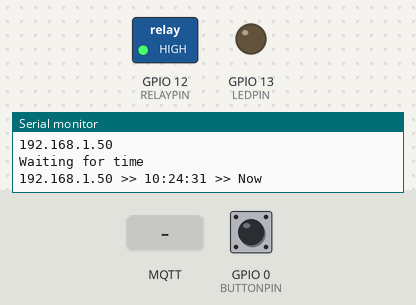
A sketch run on a simulated ESP8266 (NodeMCU). Parts: switched loads named in the sketch (green lamp = pin HIGH), output pins drawn as LEDs (lit = HIGH), the last lines printed to the serial monitor. The inputs (shaded band) are chosen by the test bench; at power-on: GPIO 0 (BUTTONPIN) HIGH. WiFi joins after 1.5 s; servers stay silent unless stated; the local clock reads 2024-03-15 10:24:30 at power-on unless the sketch sets it; no MQTT or app messages arrive unless stated.

Above: at 4.3 s.
4.4 s: GPIO 0 (BUTTONPIN) pulled LOW for 3.2 s
At 7.8 s:
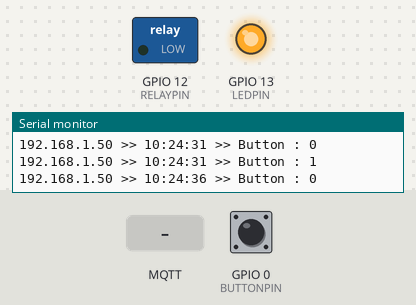
9.1 s: MQTT message "1" arrives on the first subscribed topic
At 10.3 s:
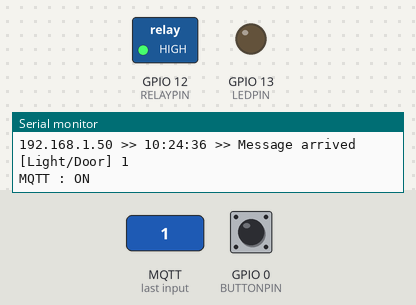
10.6 s: MQTT message "0" arrives on the first subscribed topic
At 12.1 s:
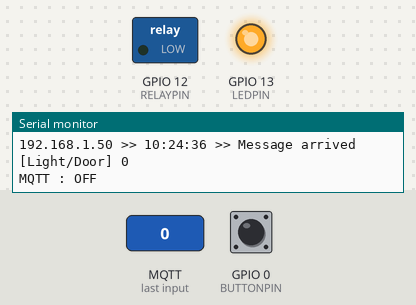
12.6 s: GPIO 0 (BUTTONPIN) pulled LOW for 0.6 s
At 13.6 s:
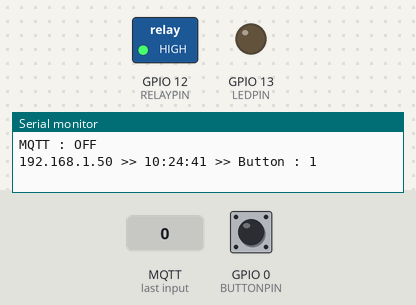
14.7 s: GPIO 0 (BUTTONPIN) pulled LOW for 1 s
At 16.4 s:
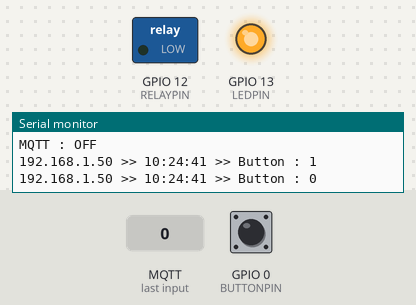
Timing chart, 0 to 17.9 s (numbered marks = the images above; inputs shaded):
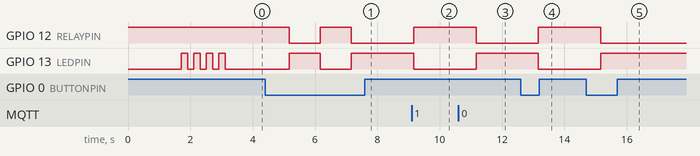

The sketch:

mqtt-SonoffLight.ino
```cpp
#include <ESP8266WiFi.h>
#include <time.h>
int timezone = 7 * 3600;
int dst = 0;
struct tm* p_tm;

#include "Timer.h"
Timer t;
int inputEvent;
int timeEvent;
int mqttEvent;

int updateInterval = 5000;//millisec.
unsigned int h;
unsigned int m;
unsigned int s;
int offTimeH = 6;
int offTimeM = 30;
int onTimeH = 18;
int onTimeM = 0;

#include <PubSubClient.h>
long lastReconnectAttempt = 0;

// Update these with values suitable for your network.
//################################################
const char* ssid = "...";
const char* password = "...";
const char* mqtt_server = "...";
const char* mqtt_user = "...";
const char* mqtt_pass = "...";
const char* myThing = "SONOFF-LIGHT-DOOR";
const char* myTopic = "Light/Door";
//################################################
#define LEDPIN 13
#define RELAYPIN 12
#define BUTTONPIN 0     // the number of the pushbutton pin
int state = 1;
//int workingMode = 1; // 1 = Auto, 0 = Manual

WiFiClient espClient;
PubSubClient client(espClient);

void blinking(int qty=5){
  int n;
  for (n = 1; n < qty ; n++){
    digitalWrite(LEDPIN, LOW);   // Turn the LED on (Note that LOW is the voltage level
    delay(200);                      // Wait for a second
    digitalWrite(LEDPIN, HIGH);  // Turn the LED off by making the voltage HIGH
    delay(200);                      // Wait for two seconds (to demonstrate the active low LED)
  }
}

void updateIO(int state) {
  if (state == 1) {
    digitalWrite(RELAYPIN, HIGH);
    #ifdef LEDPIN
      digitalWrite(LEDPIN, LOW);
    #endif
  } else {
    digitalWrite(RELAYPIN, LOW);
    #ifdef LEDPIN
      digitalWrite(LEDPIN, HIGH);
    #endif
  }
}

void setup() {
  pinMode(LEDPIN, OUTPUT);     // Initialize the BUILTIN_LED pin as an output
  pinMode(RELAYPIN, OUTPUT);
  Serial.begin(115200);
  updateIO(1);

  inputEvent = t.every(1000, readInput);

  setup_wifi();

  client.setServer(mqtt_server, 1883);
  client.setCallback(callback);
  mqttEvent = t.every(1000, mqtt_job);

  configTime(timezone, dst, "th.pool.ntp.org", "192.168.31.1");
  Serial.println("\nWaiting for time");
  while (!time(nullptr)) {
    Serial.print(".");
    delay(1000);
  }
  Serial.println();
  time_t now = time(nullptr);
  p_tm = localtime(&now);
  h = p_tm->tm_hour;
  m = p_tm->tm_min;
  s = p_tm->tm_sec;

  timeEvent = t.every(updateInterval, tikTok);

  printTimeNow();
  Serial.println("Now");
  blinking(5);

  updateIO(1);
  if (client.connect(myThing, mqtt_user, mqtt_pass)) {
    client.publish(myTopic, "1");
    //client.subscribe("Auto/Manual");
    client.subscribe(myTopic);
  }
}

void setup_wifi() {
  delay(10);
  // We start by connecting to a WiFi network
  Serial.println();
  Serial.print("Connecting to ");
  Serial.println(ssid);

  WiFi.begin(ssid, password);

  while (WiFi.status() != WL_CONNECTED) {
    delay(500);
    Serial.print(".");
  }

  Serial.println("");
  Serial.println("WiFi connected");
  Serial.println("IP address: ");
  Serial.println(WiFi.localIP());
}

void callback(char* topic, byte* payload, unsigned int length) {
  payload[length] = '\0';
  String strPayload = String((char*)payload);
  String strTopic = String((char*)topic);

  printTimeNow();
  Serial.print("Message arrived [");
  Serial.print(topic);
  Serial.print("] ");

  Serial.print(strPayload);
  Serial.println();

  if(strTopic == myTopic) {
    if(strPayload == "1"){
      Serial.print("MQTT : ON");
      updateIO(1);
    } else {
      Serial.print("MQTT : OFF");
      updateIO(0);
    }
  }
}

boolean reconnect() {
  if (client.connect(myThing, mqtt_user, mqtt_pass)) {
    //client.subscribe("Auto/Manual");
    client.subscribe(myTopic);
  }
  return client.connected();
}

void mqtt_job(){
  if (!client.connected()) {
    long now = millis();
    if (now - lastReconnectAttempt > 5000) {
      lastReconnectAttempt = now;
      // Attempt to reconnect
      if (reconnect()) {
        lastReconnectAttempt = 0;
      }
    }
  } else {
    // Client connected
    client.loop();
  }
}

void loop() {
  t.update();
}

void tikTok(){
  s = s + (updateInterval / 1000);
  if((s / 60) > 0) {
    s = s % 60;
    m++;
    if(m == 60){
      m = 0;
      h++;
      if(h == 24) h = 0;
    }
  }

  if(h == offTimeH && m == offTimeM){
    printTimeNow();
    Serial.println("Auto : OFF");
    updateIO(0);
    client.publish(myTopic, "0");
  }

  if(h == onTimeH && m == onTimeM){
    printTimeNow();
    Serial.println("Auto : ON");
    updateIO(1);
    client.publish(myTopic, "1");
  }
}

void printTimeNow(){
  Serial.println();
  Serial.print(WiFi.localIP());
  Serial.print(" >> ");
  Serial.print(h); // print the hour (86400 equals secs per day)
  Serial.print(':');
  if ( m < 10 ) {
    // In the first 10 minutes of each hour, we'll want a leading '0'
    Serial.print('0');
  }
  Serial.print(m); // print the minute (3600 equals secs per minute)
  Serial.print(':');
  if ( s < 10 ) {
    // In the first 10 seconds of each minute, we'll want a leading '0'
    Serial.print('0');
  }
  Serial.print(s); // print the second
  Serial.print(" >> "); // print the second
}

void readInput()
{
  // read the state of the pushbutton value:
  int buttonState = digitalRead(BUTTONPIN);

  if (buttonState == LOW) {
    state = (state == 0) ? 1 : 0;
    printTimeNow();
    if(state == 0){
      Serial.print("Button : 0");
      updateIO(0);
      client.publish(myTopic, "0");
    } else {
      Serial.print("Button : 1");
      updateIO(1);
      client.publish(myTopic, "1");
    }
  }
}
```

Measured:
- after the input at 4.4 s, GPIO 12 (RELAYPIN): HIGH → LOW after 0.77 s, → HIGH 1.0 s later, → LOW 1.0 s later; GPIO 13 (LEDPIN): LOW → HIGH after 0.77 s, → LOW 1.0 s later, → HIGH 1.0 s later
- after the input at 9.1 s, GPIO 12 (RELAYPIN): LOW → HIGH after 0.07 s; GPIO 13 (LEDPIN): HIGH → LOW after 0.07 s
- after the input at 10.6 s, GPIO 12 (RELAYPIN): HIGH → LOW after 0.57 s; GPIO 13 (LEDPIN): LOW → HIGH after 0.57 s
- after the input at 12.6 s, GPIO 12 (RELAYPIN): LOW → HIGH after 0.57 s; GPIO 13 (LEDPIN): HIGH → LOW after 0.57 s
- after the input at 14.7 s, GPIO 12 (RELAYPIN): HIGH → LOW after 0.47 s; GPIO 13 (LEDPIN): LOW → HIGH after 0.47 s
